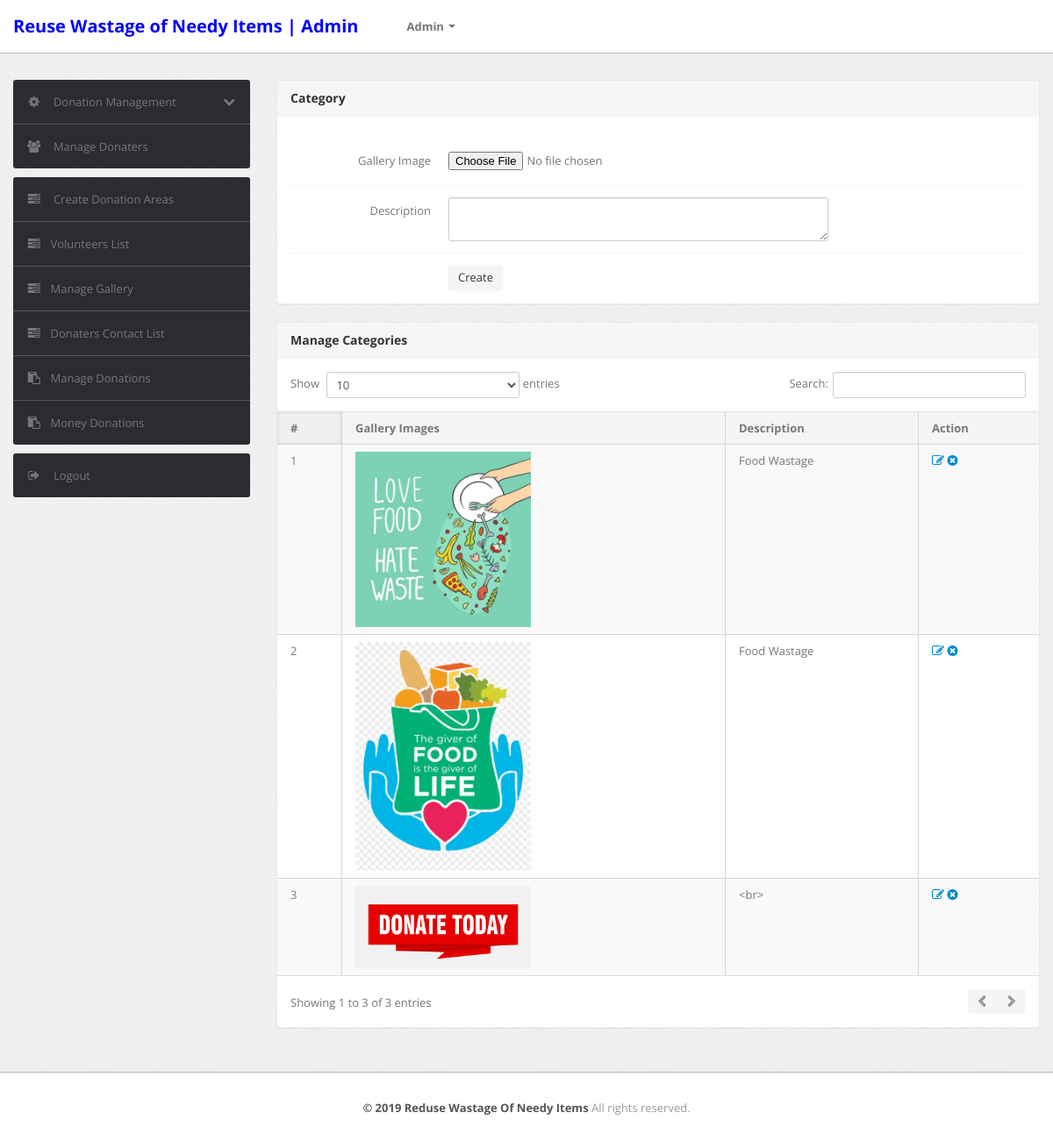
Screenshot of /admin/manage_gallery.php (signed in) with the database file from the repository.
### tables this page shows
CREATE TABLE `galleryimages` (
  `id` int(11) NOT NULL,
  `images` varchar(200) NOT NULL,
  `Description` varchar(200) NOT NULL
);

### admin/manage_gallery.php (the view, shortened to what this page needs)
<?php
include('include/config.php');
if(strlen($_SESSION['alogin'])==0)
	{
header('location:index.php');
}
else{
?>
<!DOCTYPE html>
<html lang="en">
<head>
	<link type="text/css" href="bootstrap/css/bootstrap.min.css" rel="stylesheet">
	<link type="text/css" href="bootstrap/css/bootstrap-responsive.min.css" rel="stylesheet">
	<link type="text/css" href="css/theme.css" rel="stylesheet">
	<link type="text/css" href="images/icons/css/font-awesome.css" rel="stylesheet">
</head>
<body>
<?php include('include/header.php');?>
	<div class="wrapper">
		<div class="container">
			<div class="row">
<?php include('include/sidebar.php');?>
			<div class="span9">
					<div class="content">
						<div class="module">
							<div class="module-head">
								<h3>Category</h3>
							</div>
							<div class="module-body">
									<br />
			<form class="form-horizontal row-fluid" name="insertproduct" method="post" enctype="multipart/form-data">
				<div class="control-group">
<label class="control-label" for="basicinput">Gallery Image</label>
<div class="controls">
<input type="file" name="galimg" id="galimg" value="" class="span8 tip" required>
</div>
</div>
							<div class="control-group">
											<label class="control-label" for="basicinput">Description</label>
											<div class="controls">
												<textarea class="span8" name="description" rows="2"></textarea>
											</div>
										</div>
						<div class="control-group">
											<div class="controls">
												<button type="submit" name="submit" class="btn">Create</button>
											</div>
										</div>
									</form>
							</div>
						</div>
<div class="module">
							<div class="module-head">
								<h3>Manage Categories</h3>
							</div>
							<div class="module-body table">
								<table cellpadding="0" cellspacing="0" border="0" class="datatable-1 table table-bordered table-striped	 display" width="100%">
									<thead>
										<tr>
											<th>#</th>
											<th>Gallery Images</th>
											<th>Description</th>
											<th>Action</th>
										</tr>
									</thead>
									<tbody>
<?php $query=mysqli_query($conn,"select * from galleryimages");
$cnt=1;
while($row=mysqli_fetch_array($query))
{
?>
										<tr>
											<td><?php echo htmlentities($cnt);?></td>
											<td><img src="donationImages/<?php echo htmlentities($row['images']);?>" height="200" width="200"></td>
											<td><?php echo htmlentities($row['Description']);?></td>
											<td>
											<a href="edit-gallery.php?id=<?php echo $row['id']?>" ><i class="icon-edit"></i></a>
											<a href="category.php?id=<?php echo $row['id']?>&del=delete" onClick="return confirm('Are you sure you want to delete?')"><i class="icon-remove-sign"></i></a></td>
										</tr>
										<?php $cnt=$cnt+1; } ?>
								</table>
							</div>
						</div>
					</div>
				</div>
			</div>
		</div>
	</div>
<?php include('include/footer.php');?>
</body>
<?php } ?>

### admin/include/header.php (shortened to what this page needs)
<div class="navbar navbar-fixed-top">
		<div class="navbar-inner">
			<div class="container">
			  	<a class="brand" href="index.php" style="color: blue!important;">
			  		Reuse Wastage of Needy Items | Admin
			  	</a>
  <ul class="nav navbar-nav navbar-right">
      <li class="dropdown"><a class="dropdown-toggle" data-toggle="dropdown" href="#"><span class="glyphicon glyphicon-user"></span> Admin  <span class="caret"></span></a>
        </li>
    </ul>
			</div>
		</div>
	</div>

### admin/include/sidebar.php (shortened to what this page needs)
<div class="span3">
					<div class="sidebar">
<ul class="widget widget-menu unstyled">
							<li>
								<a class="collapsed" data-toggle="collapse" href="#togglePages">
									<i class="menu-icon icon-cog"></i>
									<i class="icon-chevron-down pull-right"></i><i class="icon-chevron-up pull-right"></i>
									Donation Management
								</a>
							</li>
							<li>
								<a href="manage-donaters.php">
									<i class="menu-icon icon-group"></i>
									Manage Donaters
								</a>
							</li>
						</ul>
						<ul class="widget widget-menu unstyled">
                                <li><a href="donation_area.php"><i class="menu-icon icon-tasks"></i> Create Donation Areas </a></li>
                                 <li><a href="volunteer.php"><i class="menu-icon icon-tasks"></i>Volunteers List </a></li>
                                 <li><a href="manage_gallery.php"><i class="menu-icon icon-tasks"></i>Manage Gallery </a></li>
                                  <li><a href="con_list.php"><i class="menu-icon icon-tasks"></i>Donaters Contact List </a></li>
                                <li><a href="donations.php"><i class="menu-icon icon-paste"></i>Manage Donations </a></li>
                                <li><a href="money_don.php"><i class="menu-icon icon-paste"></i>Money Donations </a></li>
                            </ul>
						<ul class="widget widget-menu unstyled">
							<li>
								<a href="logout.php">
									<i class="menu-icon icon-signout"></i>
									Logout
								</a>
							</li>
						</ul>
					</div>
				</div>

### admin/include/footer.php
<div class="footer">
	<div class="container">
		<center><b class="copyright">&copy; 2019 Reduse Wastage Of Needy Items</b> All rights reserved.</center>
	</div>
</div>

### rows the page displays
galleryimages: images (picture), Description "Food Wastage"
galleryimages: images (picture), Description "Food Wastage"
galleryimages: images (picture), Description "<br>"
